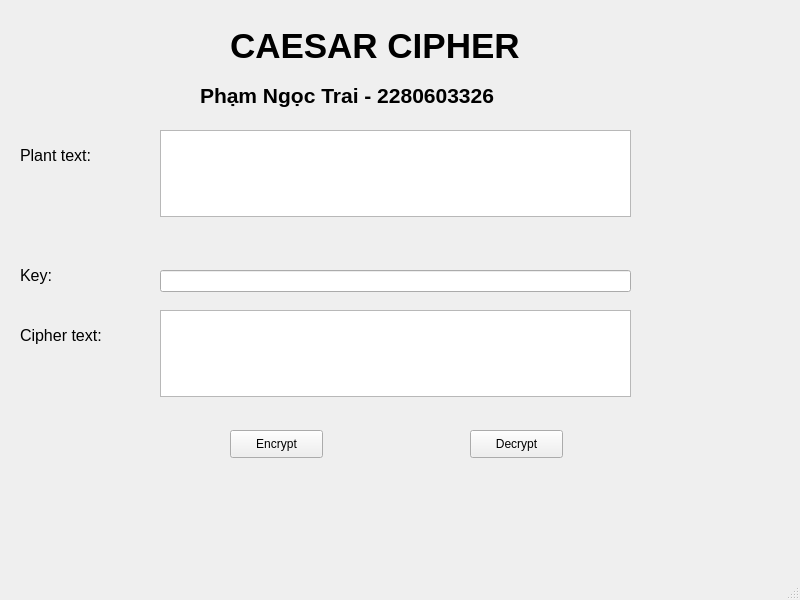
<?xml version="1.0" encoding="UTF-8"?>
<ui version="4.0">
 <class>MainWindow</class>
 <widget class="QMainWindow" name="MainWindow">
  <property name="geometry">
   <rect>
    <x>0</x>
    <y>0</y>
    <width>800</width>
    <height>600</height>
   </rect>
  </property>
  <property name="windowTitle">
   <string>MainWindow</string>
  </property>
  <widget class="QWidget" name="centralwidget">
   <widget class="QLabel" name="label">
    <property name="geometry">
     <rect>
      <x>230</x>
      <y>20</y>
      <width>361</width>
      <height>51</height>
     </rect>
    </property>
    <property name="font">
     <font>
      <pointsize>26</pointsize>
      <weight>75</weight>
      <bold>true</bold>
     </font>
    </property>
    <property name="text">
     <string>CAESAR CIPHER</string>
    </property>
   </widget>
   <widget class="QLabel" name="label_2">
    <property name="geometry">
     <rect>
      <x>200</x>
      <y>70</y>
      <width>441</width>
      <height>51</height>
     </rect>
    </property>
    <property name="font">
     <font>
      <pointsize>16</pointsize>
      <weight>75</weight>
      <bold>true</bold>
     </font>
    </property>
    <property name="text">
     <string>Phạm Ngọc Trai - 2280603326</string>
    </property>
   </widget>
   <widget class="QLabel" name="label_3">
    <property name="geometry">
     <rect>
      <x>20</x>
      <y>140</y>
      <width>101</width>
      <height>31</height>
     </rect>
    </property>
    <property name="font">
     <font>
      <pointsize>12</pointsize>
     </font>
    </property>
    <property name="text">
     <string>Plant text:</string>
    </property>
   </widget>
   <widget class="QLabel" name="label_4">
    <property name="geometry">
     <rect>
      <x>20</x>
      <y>260</y>
      <width>101</width>
      <height>31</height>
     </rect>
    </property>
    <property name="font">
     <font>
      <pointsize>12</pointsize>
     </font>
    </property>
    <property name="text">
     <string>Key:</string>
    </property>
   </widget>
   <widget class="QLabel" name="label_5">
    <property name="geometry">
     <rect>
      <x>20</x>
      <y>320</y>
      <width>131</width>
      <height>31</height>
     </rect>
    </property>
    <property name="font">
     <font>
      <pointsize>12</pointsize>
     </font>
    </property>
    <property name="text">
     <string>Cipher text: </string>
    </property>
   </widget>
   <widget class="QPushButton" name="btn_encrypt">
    <property name="geometry">
     <rect>
      <x>230</x>
      <y>430</y>
      <width>93</width>
      <height>28</height>
     </rect>
    </property>
    <property name="text">
     <string>Encrypt</string>
    </property>
   </widget>
   <widget class="QPushButton" name="btn_decrypt">
    <property name="geometry">
     <rect>
      <x>470</x>
      <y>430</y>
      <width>93</width>
      <height>28</height>
     </rect>
    </property>
    <property name="text">
     <string>Decrypt</string>
    </property>
   </widget>
   <widget class="QTextEdit" name="txt_plain_text">
    <property name="geometry">
     <rect>
      <x>160</x>
      <y>130</y>
      <width>471</width>
      <height>87</height>
     </rect>
    </property>
   </widget>
   <widget class="QTextEdit" name="txt_cipher_text">
    <property name="geometry">
     <rect>
      <x>160</x>
      <y>310</y>
      <width>471</width>
      <height>87</height>
     </rect>
    </property>
   </widget>
   <widget class="QLineEdit" name="txt_key">
    <property name="geometry">
     <rect>
      <x>160</x>
      <y>270</y>
      <width>471</width>
      <height>22</height>
     </rect>
    </property>
   </widget>
  </widget>
  <widget class="QMenuBar" name="menubar">
   <property name="geometry">
    <rect>
     <x>0</x>
     <y>0</y>
     <width>800</width>
     <height>26</height>
    </rect>
   </property>
  </widget>
  <widget class="QStatusBar" name="statusbar"/>
 </widget>
 <resources/>
 <connections/>
</ui>
